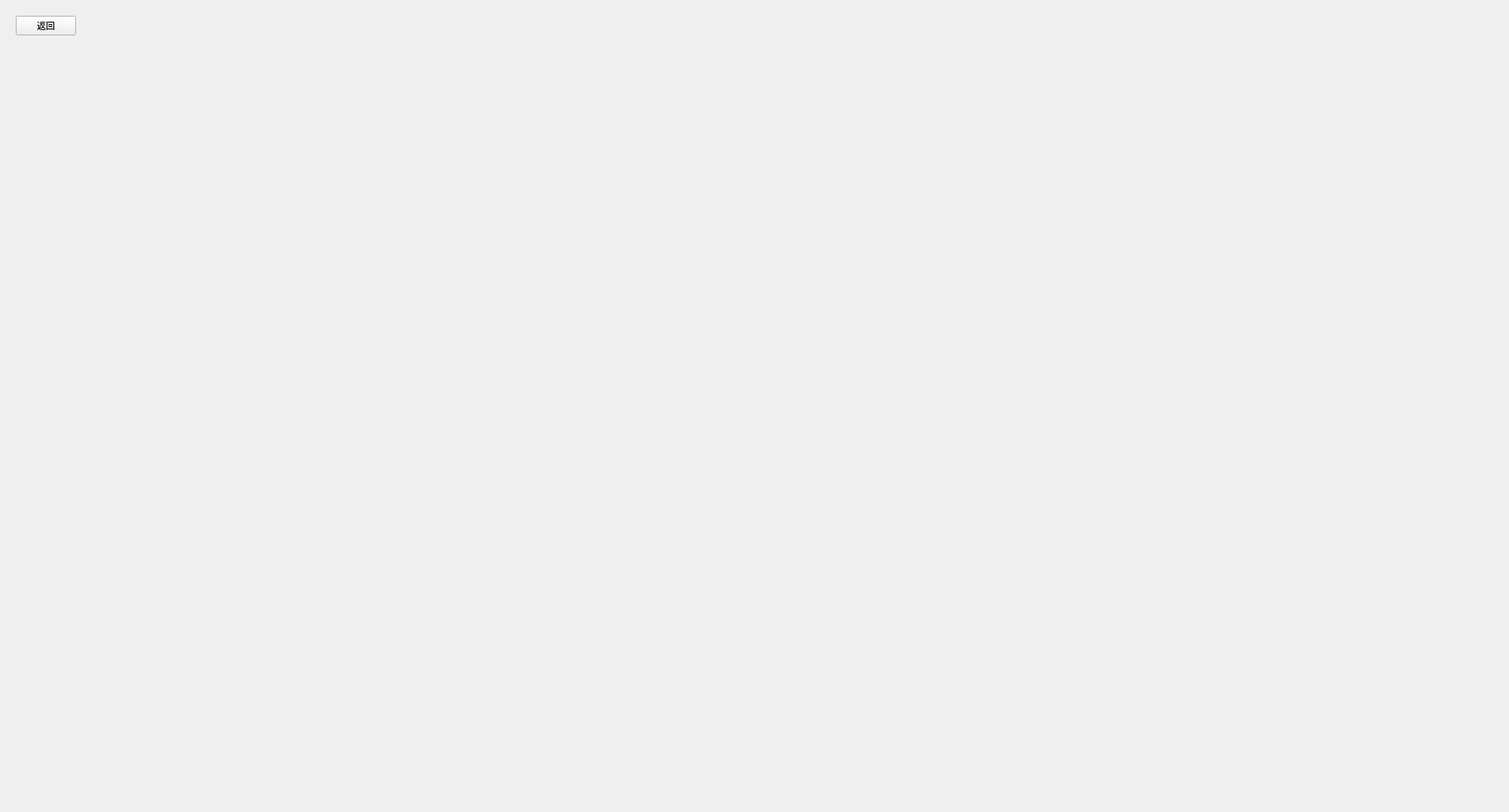
<?xml version="1.0" encoding="UTF-8"?>
<ui version="4.0">
 <class>LiveViewerPage</class>
 <widget class="QWidget" name="LiveViewerPage">
  <property name="windowModality">
   <enum>Qt::ApplicationModal</enum>
  </property>
  <property name="geometry">
   <rect>
    <x>0</x>
    <y>0</y>
    <width>2006</width>
    <height>1080</height>
   </rect>
  </property>
  <property name="sizePolicy">
   <sizepolicy hsizetype="Fixed" vsizetype="Fixed">
    <horstretch>0</horstretch>
    <verstretch>0</verstretch>
   </sizepolicy>
  </property>
  <property name="windowTitle">
   <string>珊瑚动听</string>
  </property>
  <property name="unifiedTitleAndToolBarOnMac" stdset="0">
   <bool>false</bool>
  </property>
  <layout class="QGridLayout" name="gridLayout">
   <item row="0" column="0">
    <layout class="QHBoxLayout" name="horizontalLayout">
     <property name="leftMargin">
      <number>10</number>
     </property>
     <property name="topMargin">
      <number>10</number>
     </property>
     <item>
      <widget class="QPushButton" name="back_btn">
       <property name="sizePolicy">
        <sizepolicy hsizetype="Minimum" vsizetype="Fixed">
         <horstretch>0</horstretch>
         <verstretch>0</verstretch>
        </sizepolicy>
       </property>
       <property name="text">
        <string>返回</string>
       </property>
      </widget>
     </item>
     <item>
      <spacer name="horizontalSpacer">
       <property name="orientation">
        <enum>Qt::Horizontal</enum>
       </property>
       <property name="sizeHint" stdset="0">
        <size>
         <width>40</width>
         <height>20</height>
        </size>
       </property>
      </spacer>
     </item>
    </layout>
   </item>
   <item row="1" column="0">
    <spacer name="verticalSpacer">
     <property name="orientation">
      <enum>Qt::Vertical</enum>
     </property>
     <property name="sizeHint" stdset="0">
      <size>
       <width>20</width>
       <height>40</height>
      </size>
     </property>
    </spacer>
   </item>
   <item row="2" column="0">
    <layout class="QHBoxLayout" name="horizontalLayout_2">
     <item>
      <widget class="QWidget" name="videoWidget" native="true"/>
     </item>
    </layout>
   </item>
  </layout>
 </widget>
 <resources/>
 <connections/>
</ui>
